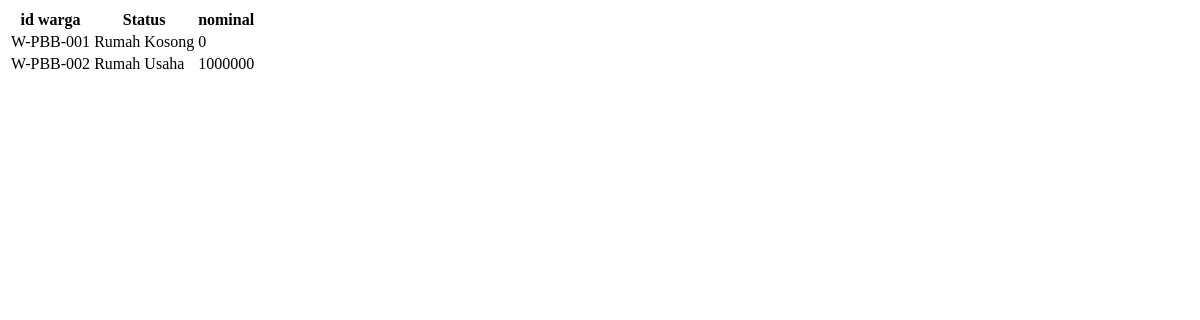
Page /index.php/admin/keuangan/liat on the earlier database version.
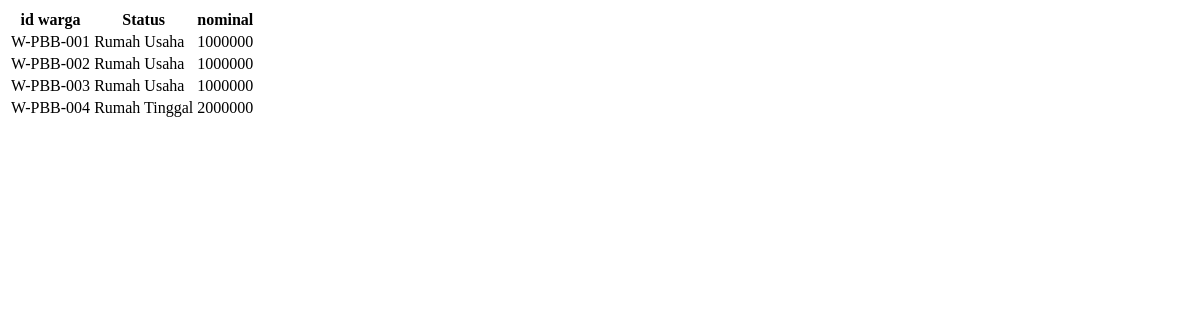
Same page on the later database version.
### tables this page shows
CREATE TABLE `warga` (
  `id_warga` varchar(10) NOT NULL,
  `no_rumah` varchar(5) NOT NULL,
  `no_kk` varchar(50) NOT NULL,
  `alamat` varchar(100) NOT NULL,
  `jumlah_keluarga` int(11) NOT NULL,
  `status_rumah` enum('Rumah Usaha','Rumah Tinggal','Rumah Kosong') NOT NULL,
  `rt` varchar(50) NOT NULL,
  `rw` varchar(50) NOT NULL,
  `file_kk` varchar(150) NOT NULL
);

### application/controllers/admin/Keuangan.php (called while the page is built, shortened)
<?php
class Keuangan extends CI_Controller
{
	public function __construct()
	{
		$this->load->helper('tgl_indo');
		$this->load->model('admin/WargaModelIuran', 'WargaModel');
		$this->load->model('admin/AspirasiModel', 'AspirasiModel');
		$this->load->model('admin/IuranModel', 'IuranModel');
		$this->load->model('admin/KeuanganModel', 'KeuanganModel');
	}
	public function liat()
	{
		$warga['iuran'] = $this->WargaModel->getrumah();
		$this->load->view('admin/pages/keuangan/coba', $warga);
	}
}

### index.php (called while the page is built, shortened)
<?php
require_once BASEPATH.'core/CodeIgniter.php';

### application/models/admin/WargaModelIuran.php (called while the page is built, shortened)
<?php defined('BASEPATH') or exit('No direct script access allowed');
class WargaModelIuran extends CI_Model
{
	public function getrumah()
	{
		return $this->db->get('warga')->result();
	}
}

### application/views/admin/pages/keuangan/coba.php (the view, shortened to what this page needs)
<!DOCTYPE html>
<html>
<body>
	<table>
		<thead>
			<tr>
				<th>id warga</th>
				<th>Status</th>
				<th>nominal</th>
			</tr>
		</thead>
		<tbody>
			<?php
			foreach ($iuran as $warga) : ?>
				<tr>
					<td><?php echo $warga->id_warga; ?></td>
					<td><?php echo $warga->status_rumah; ?></td>
					<?php $stat =  $warga->status_rumah;
					$nominal = 0;
					if ($stat == 'Rumah Usaha') {
						$nominal = 1000000;
					}
					if ($stat == 'Rumah Tinggal') {
						$nominal = 2000000;
					}
					if ($stat == 'Rumah Tinggal') {
						$nominal = 2000000;
					}
					?>
					<td><?php echo $nominal; ?></td>
				</tr>
			<?php endforeach; ?>
	</table>
</body>
</html>

Differences in the rows shown:
changed warga "W-PBB-001": status_rumah "Rumah Kosong" → "Rumah Usaha"; status_rumah "0" → "1000000"
added warga: id_warga "W-PBB-003", status_rumah "Rumah Usaha", status_rumah "1000000"
added warga: id_warga "W-PBB-004", status_rumah "Rumah Tinggal", status_rumah "2000000"
